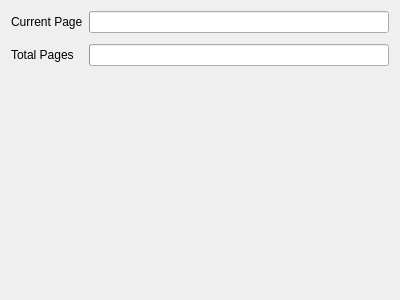
<?xml version="1.0" encoding="UTF-8"?>
<ui version="4.0">
 <class>CalProgress</class>
 <widget class="QWidget" name="CalProgress">
  <property name="geometry">
   <rect>
    <x>0</x>
    <y>0</y>
    <width>400</width>
    <height>300</height>
   </rect>
  </property>
  <property name="windowTitle">
   <string>Printing</string>
  </property>
  <layout class="QGridLayout" name="gridLayout">
   <property name="verticalSpacing">
    <number>11</number>
   </property>
   <item row="0" column="0">
    <widget class="QLabel" name="currentLabel">
     <property name="text">
      <string>Current Page</string>
     </property>
    </widget>
   </item>
   <item row="0" column="1">
    <widget class="Digikam::DProgressWdg" name="currentProgress"/>
   </item>
   <item row="1" column="0">
    <widget class="QLabel" name="totalLabel">
     <property name="text">
      <string>Total Pages</string>
     </property>
    </widget>
   </item>
   <item row="1" column="1">
    <widget class="Digikam::DProgressWdg" name="totalProgress"/>
   </item>
   <item row="3" column="0" colspan="2">
    <widget class="QLabel" name="finishLabel"/>
   </item>
   <item row="2" column="0" colspan="2">
    <spacer name="verticalSpacer">
     <property name="orientation">
      <enum>Qt::Vertical</enum>
     </property>
     <property name="sizeHint" stdset="0">
      <size>
       <width>20</width>
       <height>40</height>
      </size>
     </property>
    </spacer>
   </item>
  </layout>
 </widget>
 <customwidgets>
  <customwidget>
   <class>Digikam::DProgressWdg</class>
   <extends>QProgressBar</extends>
   <header>dprogresswdg.h</header>
   <container>1</container>
  </customwidget>
 </customwidgets>
 <resources/>
 <connections/>
</ui>
